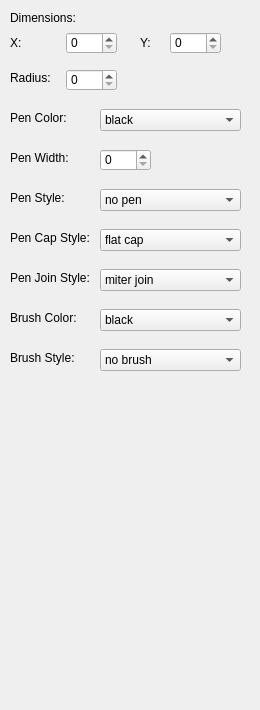
    <widget class="QWidget" name="Circle">
     <attribute name="title">
      <string>Circle</string>
     </attribute>
     <widget class="QWidget" name="Form_4" native="true">
      <property name="geometry">
       <rect>
        <x>0</x>
        <y>0</y>
        <width>251</width>
        <height>701</height>
       </rect>
      </property>
      <property name="autoFillBackground">
       <bool>true</bool>
      </property>
      <widget class="QLabel" name="Name_4">
       <property name="geometry">
        <rect>
         <x>10</x>
         <y>10</y>
         <width>71</width>
         <height>16</height>
        </rect>
       </property>
       <property name="text">
        <string>Dimensions:</string>
       </property>
      </widget>
      <widget class="QSpinBox" name="x_4">
       <property name="geometry">
        <rect>
         <x>66</x>
         <y>32</y>
         <width>51</width>
         <height>22</height>
        </rect>
       </property>
      </widget>
      <widget class="QSpinBox" name="y_4">
       <property name="geometry">
        <rect>
         <x>170</x>
         <y>32</y>
         <width>51</width>
         <height>22</height>
        </rect>
       </property>
      </widget>
      <widget class="QSpinBox" name="radius_4">
       <property name="geometry">
        <rect>
         <x>66</x>
         <y>69</y>
         <width>51</width>
         <height>22</height>
        </rect>
       </property>
      </widget>
      <widget class="QLabel" name="Radius_4">
       <property name="geometry">
        <rect>
         <x>10</x>
         <y>70</y>
         <width>51</width>
         <height>16</height>
        </rect>
       </property>
       <property name="text">
        <string>Radius:</string>
       </property>
      </widget>
      <widget class="QLabel" name="X_4">
       <property name="geometry">
        <rect>
         <x>10</x>
         <y>35</y>
         <width>16</width>
         <height>16</height>
        </rect>
       </property>
       <property name="text">
        <string>X:</string>
       </property>
      </widget>
      <widget class="QLabel" name="Y_4">
       <property name="geometry">
        <rect>
         <x>140</x>
         <y>35</y>
         <width>10</width>
         <height>16</height>
        </rect>
       </property>
       <property name="text">
        <string>Y:</string>
       </property>
      </widget>
      <widget class="QLabel" name="PenColor_4">
       <property name="geometry">
        <rect>
         <x>10</x>
         <y>110</y>
         <width>61</width>
         <height>16</height>
        </rect>
       </property>
       <property name="text">
        <string>Pen Color:</string>
       </property>
      </widget>
      <widget class="QComboBox" name="penColorValue_4">
       <property name="geometry">
        <rect>
         <x>100</x>
         <y>109</y>
         <width>141</width>
         <height>22</height>
        </rect>
       </property>
       <item>
        <property name="text">
         <string>black</string>
        </property>
       </item>
       <item>
        <property name="text">
         <string>white</string>
        </property>
       </item>
       <item>
        <property name="text">
         <string>dark gray</string>
        </property>
       </item>
       <item>
        <property name="text">
         <string>gray</string>
        </property>
       </item>
       <item>
        <property name="text">
         <string>light gray</string>
        </property>
       </item>
       <item>
        <property name="text">
         <string>red</string>
        </property>
       </item>
       <item>
        <property name="text">
         <string>green</string>
        </property>
       </item>
       <item>
        <property name="text">
         <string>blue</string>
        </property>
       </item>
       <item>
        <property name="text">
         <string>cyan</string>
        </property>
       </item>
       <item>
        <property name="text">
         <string>magenta</string>
        </property>
       </item>
       <item>
        <property name="text">
         <string>yellow</string>
        </property>
       </item>
       <item>
        <property name="text">
         <string>dark red</string>
        </property>
       </item>
       <item>
        <property name="text">
         <string>dark green</string>
        </property>
       </item>
       <item>
        <property name="text">
         <string>dark blue</string>
        </property>
       </item>
       <item>
        <property name="text">
         <string>dark cyan</string>
        </property>
       </item>
       <item>
        <property name="text">
         <string>dark magenta</string>
        </property>
       </item>
       <item>
        <property name="text">
         <string>dark yellow</string>
        </property>
       </item>
       <item>
        <property name="text">
         <string>tranparent</string>
        </property>
       </item>
      </widget>
      <widget class="QLabel" name="PenWidth_4">
       <property name="geometry">
        <rect>
         <x>10</x>
         <y>150</y>
         <width>71</width>
         <height>16</height>
        </rect>
       </property>
       <property name="text">
        <string>Pen Width:</string>
       </property>
      </widget>
      <widget class="QLabel" name="PenStyle_4">
       <property name="geometry">
        <rect>
         <x>10</x>
         <y>190</y>
         <width>71</width>
         <height>16</height>
        </rect>
       </property>
       <property name="text">
        <string>Pen Style:</string>
       </property>
      </widget>
      <widget class="QLabel" name="PenCapStyle_4">
       <property name="geometry">
        <rect>
         <x>10</x>
         <y>230</y>
         <width>101</width>
         <height>16</height>
        </rect>
       </property>
       <property name="text">
        <string>Pen Cap Style:</string>
       </property>
      </widget>
      <widget class="QLabel" name="PenJoinStyle_4">
       <property name="geometry">
        <rect>
         <x>10</x>
         <y>270</y>
         <width>101</width>
         <height>16</height>
        </rect>
       </property>
       <property name="text">
        <string>Pen Join Style:</string>
       </property>
      </widget>
      <widget class="QLabel" name="BrushColor_4">
       <property name="geometry">
        <rect>
         <x>10</x>
         <y>310</y>
         <width>101</width>
         <height>16</height>
        </rect>
       </property>
       <property name="text">
        <string>Brush Color:</string>
       </property>
      </widget>
      <widget class="QLabel" name="BrushStyle_4">
       <property name="geometry">
        <rect>
         <x>10</x>
         <y>350</y>
         <width>101</width>
         <height>16</height>
        </rect>
       </property>
       <property name="text">
        <string>Brush Style:</string>
       </property>
      </widget>
      <widget class="QComboBox" name="penStyleValue_4">
       <property name="geometry">
        <rect>
         <x>100</x>
         <y>189</y>
         <width>141</width>
         <height>22</height>
        </rect>
       </property>
       <item>
        <property name="text">
         <string>no pen</string>
        </property>
       </item>
       <item>
        <property name="text">
         <string>solid line</string>
        </property>
       </item>
       <item>
        <property name="text">
         <string>dash line</string>
        </property>
       </item>
       <item>
        <property name="text">
         <string>dot line</string>
        </property>
       </item>
       <item>
        <property name="text">
         <string>dash dot line</string>
        </property>
       </item>
       <item>
        <property name="text">
         <string>dash dot dot line</string>
        </property>
       </item>
      </widget>
      <widget class="QComboBox" name="penJoinStyleValue_4">
       <property name="geometry">
        <rect>
         <x>100</x>
         <y>269</y>
         <width>141</width>
         <height>22</height>
        </rect>
       </property>
       <item>
        <property name="text">
         <string>miter join</string>
        </property>
       </item>
       <item>
        <property name="text">
         <string>bevel join</string>
        </property>
       </item>
       <item>
        <property name="text">
         <string>round join</string>
        </property>
       </item>
      </widget>
      <widget class="QComboBox" name="brushColorValue_4">
       <property name="geometry">
        <rect>
         <x>100</x>
         <y>309</y>
         <width>141</width>
         <height>22</height>
        </rect>
       </property>
       <item>
        <property name="text">
         <string>black</string>
        </property>
       </item>
       <item>
        <property name="text">
         <string>white</string>
        </property>
       </item>
       <item>
        <property name="text">
         <string>dark gray</string>
        </property>
       </item>
       <item>
        <property name="text">
         <string>gray</string>
        </property>
       </item>
       <item>
        <property name="text">
         <string>light gray</string>
        </property>
       </item>
       <item>
        <property name="text">
         <string>red</string>
        </property>
       </item>
       <item>
        <property name="text">
         <string>green</string>
        </property>
       </item>
       <item>
        <property name="text">
         <string>blue</string>
        </property>
       </item>
       <item>
        <property name="text">
         <string>cyan</string>
        </property>
       </item>
       <item>
        <property name="text">
         <string>magenta</string>
        </property>
       </item>
       <item>
        <property name="text">
         <string>yellow</string>
        </property>
       </item>
       <item>
        <property name="text">
         <string>dark red</string>
        </property>
       </item>
       <item>
        <property name="text">
         <string>dark green</string>
        </property>
       </item>
       <item>
        <property name="text">
         <string>dark blue</string>
        </property>
       </item>
       <item>
        <property name="text">
         <string>dark cyan</string>
        </property>
       </item>
       <item>
        <property name="text">
         <string>dark magenta</string>
        </property>
       </item>
       <item>
        <property name="text">
         <string>dark yellow</string>
        </property>
       </item>
       <item>
        <property name="text">
         <string>tranparent</string>
        </property>
       </item>
      </widget>
      <widget class="QComboBox" name="brushStyleValue_4">
       <property name="geometry">
        <rect>
         <x>100</x>
         <y>349</y>
         <width>141</width>
         <height>22</height>
        </rect>
       </property>
       <item>
        <property name="text">
         <string>no brush</string>
        </property>
       </item>
       <item>
        <property name="text">
         <string>solid pattern</string>
        </property>
       </item>
       <item>
        <property name="text">
         <string>dense 1 pattern</string>
        </property>
       </item>
       <item>
        <property name="text">
         <string>dense 2 pattern</string>
        </property>
       </item>
       <item>
        <property name="text">
         <string>dense 3 pattern</string>
        </property>
       </item>
       <item>
        <property name="text">
         <string>dense 4 pattern</string>
        </property>
       </item>
       <item>
        <property name="text">
         <string>dense 5 pattern</string>
        </property>
       </item>
       <item>
        <property name="text">
         <string>dense 6 pattern</string>
        </property>
       </item>
       <item>
        <property name="text">
         <string>dense 7 pattern</string>
        </property>
       </item>
       <item>
        <property name="text">
         <string>hor pattern</string>
        </property>
       </item>
       <item>
        <property name="text">
         <string>ver pattern</string>
        </property>
       </item>
       <item>
        <property name="text">
         <string>cross pattern</string>
        </property>
       </item>
       <item>
        <property name="text">
         <string>bdiag pattern</string>
        </property>
       </item>
       <item>
        <property name="text">
         <string>fdiag pattern</string>
        </property>
       </item>
       <item>
        <property name="text">
         <string>diag cross pattern</string>
        </property>
       </item>
       <item>
        <property name="text">
         <string>linear gradient pattern</string>
        </property>
       </item>
       <item>
        <property name="text">
         <string>conical gradient pattern</string>
        </property>
       </item>
       <item>
        <property name="text">
         <string>radia gradient pattern</string>
        </property>
       </item>
      </widget>
      <widget class="QComboBox" name="penCapStyleValue_4">
       <property name="geometry">
        <rect>
         <x>100</x>
         <y>229</y>
         <width>141</width>
         <height>22</height>
        </rect>
       </property>
       <item>
        <property name="text">
         <string>flat cap</string>
        </property>
       </item>
       <item>
        <property name="text">
         <string>square cap</string>
        </property>
       </item>
       <item>
        <property name="text">
         <string>round cap</string>
        </property>
       </item>
      </widget>
      <widget class="QSpinBox" name="penWidthValue_4">
       <property name="geometry">
        <rect>
         <x>100</x>
         <y>149</y>
         <width>51</width>
         <height>22</height>
        </rect>
       </property>
      </widget>
     </widget>
    </widget>
